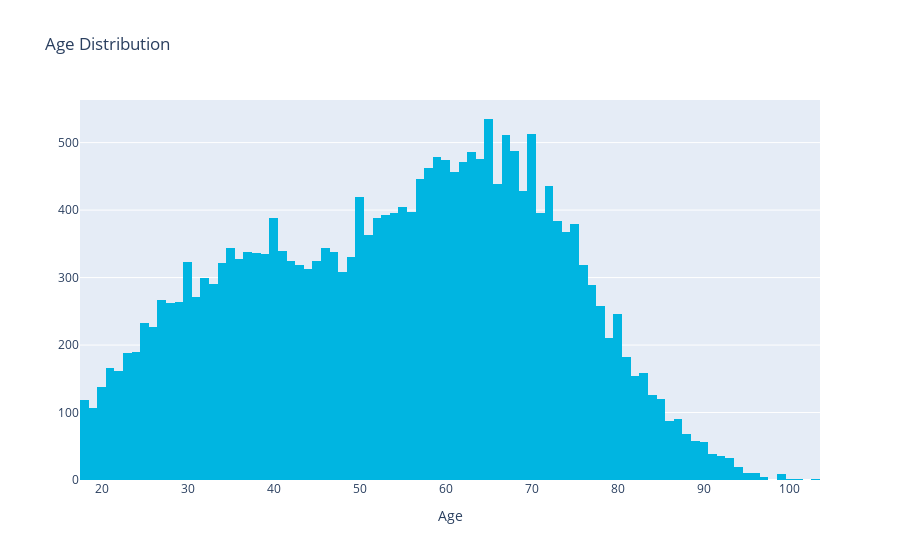

The code cell stored with this chart in its notebook:
### Code cell
# plot = sns.displot(x=df_age_clean['AGE'].astype(float), kde=True)

fig = px.histogram(
    df_age_clean["AGE"].astype(float), 
    x = "AGE", 
    title = "Age Distribution",
    color_discrete_sequence=['#00b5e1']
)
fig.update_yaxes(title="").update_xaxes(title="Age").show()

### Figure 1 — Plotly figure (JSON) as saved in the notebook; plotly's stock layout.template omitted (floating-point values rounded to 4 significant figures; data arrays with more than 128 entries replaced by an {"elided": "..."} marker saying what was removed)
{"data": [{"alignmentgroup": "True", "bingroup": "x", "hovertemplate": "AGE=%{x}<br>count=%{y}<extra></extra>", "legendgroup": "", "marker": {"color": "#00b5e1", "pattern": {"shape": ""}}, "name": "", "offsetgroup": "", "orientation": "v", "showlegend": false, "type": "histogram", "x": {"elided": "22809 int values"}, "xaxis": "x", "yaxis": "y"}], "layout": {"barmode": "relative", "legend": {"tracegroupgap": 0}, "title": {"text": "Age Distribution"}, "xaxis": {"anchor": "y", "domain": [0, 1], "title": {"text": "Age"}}, "yaxis": {"anchor": "x", "domain": [0, 1], "title": {"text": ""}}}}
